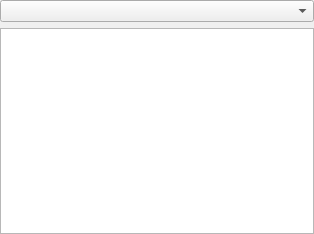
<?xml version="1.0" encoding="UTF-8"?>
<ui version="4.0">
 <class>SoundThemeSelector</class>
 <widget class="QWidget" name="SoundThemeSelector">
  <property name="geometry">
   <rect>
    <x>0</x>
    <y>0</y>
    <width>314</width>
    <height>234</height>
   </rect>
  </property>
  <property name="windowTitle">
   <string>Form</string>
  </property>
  <layout class="QGridLayout" name="gridLayout">
   <property name="margin">
    <number>0</number>
   </property>
   <item row="0" column="0">
    <widget class="QComboBox" name="themeSelector"/>
   </item>
   <item row="1" column="0">
    <widget class="QTreeView" name="treeView">
     <property name="alternatingRowColors">
      <bool>false</bool>
     </property>
     <property name="iconSize">
      <size>
       <width>22</width>
       <height>22</height>
      </size>
     </property>
     <property name="indentation">
      <number>0</number>
     </property>
     <property name="rootIsDecorated">
      <bool>false</bool>
     </property>
     <attribute name="headerStretchLastSection">
      <bool>false</bool>
     </attribute>
    </widget>
   </item>
  </layout>
 </widget>
 <resources/>
 <connections/>
</ui>
